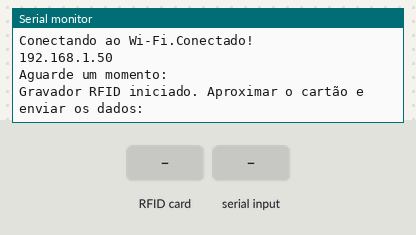
A sketch run on a simulated ESP32. Shown: the last lines printed to the serial monitor. Inputs (shaded band) come from the test bench. WiFi joins after 1.5 s; servers stay silent unless stated; uploads are accepted with an empty reply.

Above: at 7.7 s.
7.8 s: RFID card 5E 7A 19 C4 held to the reader
At 8.4 s:
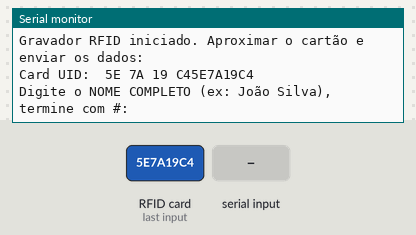
9.3 s: "1#" received over Serial
At 10.5 s:
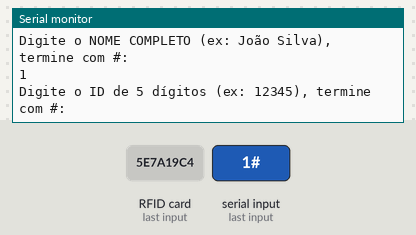
10.8 s: "0#" received over Serial
At 11.6 s:
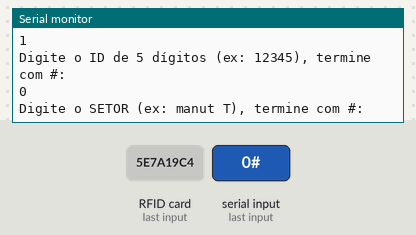
12.3 s: "2#" received over Serial
At 12.9 s:
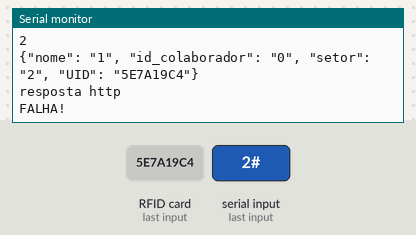
Timing chart, 0 to 15.0 s (numbered marks = the images above; inputs shaded):
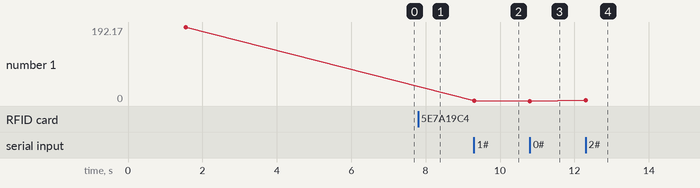

The sketch:

escrever_dados_rfid_wifi.ino
```cpp
#include <SPI.h>
#include <MFRC522.h>
#include "WiFi.h"
#include <HTTPClient.h>

#define RST_PIN         22
#define SS_PIN          21

String url = "http://192.168.0.52:5000/usuarios/";

char* ssid = "Travazap_2G";
char* password = "GED022829";

MFRC522 mfrc522(SS_PIN, RST_PIN);

void setup() {
  Serial.begin(115200);
  SPI.begin(18, 19, 23, SS_PIN);
  mfrc522.PCD_Init();
  WiFi.begin(ssid, password);
  Serial.print("Conectando ao Wi-Fi");
  while(WiFi.status() != WL_CONNECTED){
      Serial.print(".");
      delay(1500);
  }

  Serial.println("Conectado!");
  Serial.println(WiFi.localIP());

  Serial.println("Aguarde um momento:");
  delay(5000);

  Serial.println(F("Gravador RFID iniciado. Aproximar o cartão e enviar os dados:"));
}

void loop() {
  MFRC522::MIFARE_Key key;
  for (byte i = 0; i < 6; i++) key.keyByte[i] = 0xFF;

  if (!mfrc522.PICC_IsNewCardPresent()) return;
  if (!mfrc522.PICC_ReadCardSerial()) return;

  String uid = "";
  Serial.print(F("Card UID: "));
  for (byte i = 0; i < mfrc522.uid.size; i++) {
    Serial.print(mfrc522.uid.uidByte[i] < 0x10 ? " 0" : " ");
    Serial.print(mfrc522.uid.uidByte[i], HEX);
    uid += String(mfrc522.uid.uidByte[i], HEX);
  }
  uid.toUpperCase();
  Serial.println(uid);
  Serial.println();

  byte buffer[34];
  byte len;
  byte block;
  MFRC522::StatusCode status;

  Serial.setTimeout(20000L);

  // ==================== NOME COMPLETO ====================
  Serial.println(F("Digite o NOME COMPLETO (ex: João Silva), termine com #:"));
  len = Serial.readBytesUntil('#', (char *)buffer, 32);
  for (byte i = len; i < 32; i++) buffer[i] = ' ';

  String nome = "";
  for (int i = 0; i < 32; i++) nome += (char)buffer[i];
  nome.trim();  // Remove espaços extras no final

  Serial.println(nome);

  // Bloco 1
  block = 1;
  status = mfrc522.PCD_Authenticate(MFRC522::PICC_CMD_MF_AUTH_KEY_A, block, &key, &(mfrc522.uid));
  if (status != MFRC522::STATUS_OK) {
    Serial.print(F("Erro de autenticação no bloco 1: "));
    Serial.println(mfrc522.GetStatusCodeName(status));
    return;
  }
  status = mfrc522.MIFARE_Write(block, buffer, 16);
  if (status != MFRC522::STATUS_OK) {
    Serial.print(F("Erro ao escrever bloco 1: "));
    Serial.println(mfrc522.GetStatusCodeName(status));
    return;
  }

  // Bloco 2
  block = 2;
  status = mfrc522.PCD_Authenticate(MFRC522::PICC_CMD_MF_AUTH_KEY_A, block, &key, &(mfrc522.uid));
  if (status != MFRC522::STATUS_OK) {
    Serial.print(F("Erro de autenticação no bloco 2: "));
    Serial.println(mfrc522.GetStatusCodeName(status));
    return;
  }
  status = mfrc522.MIFARE_Write(block, &buffer[16], 16);
  if (status != MFRC522::STATUS_OK) {
    Serial.print(F("Erro ao escrever bloco 2: "));
    Serial.println(mfrc522.GetStatusCodeName(status));
    return;
  }

  // ==================== ID ====================
  Serial.println(F("Digite o ID de 5 dígitos (ex: 12345), termine com #:"));
  len = Serial.readBytesUntil('#', (char *)buffer, 16);
  for (byte i = len; i < 16; i++) buffer[i] = ' ';

  String id_colaborador = "";
  for (int i = 0; i < 32; i++) id_colaborador += (char)buffer[i];
  id_colaborador.trim();  // Remove espaços extras no final

  Serial.println(id_colaborador);

  block = 4;
  status = mfrc522.PCD_Authenticate(MFRC522::PICC_CMD_MF_AUTH_KEY_A, block, &key, &(mfrc522.uid));
  if (status != MFRC522::STATUS_OK) {
    Serial.print(F("Erro de autenticação no bloco 4: "));
    Serial.println(mfrc522.GetStatusCodeName(status));
    return;
  }
  status = mfrc522.MIFARE_Write(block, buffer, 16);
  if (status != MFRC522::STATUS_OK) {
    Serial.print(F("Erro ao escrever bloco 4: "));
    Serial.println(mfrc522.GetStatusCodeName(status));
    return;
  }

  // ==================== SETOR ====================
  Serial.println(F("Digite o SETOR (ex: manut T), termine com #:"));
  len = Serial.readBytesUntil('#', (char *)buffer, 16);
  for (byte i = len; i < 16; i++) buffer[i] = ' ';

  String setor = "";
  for (int i = 0; i < 32; i++) setor += (char)buffer[i];
  setor.trim();  // Remove espaços extras no final

  Serial.println(setor);

  block = 5;
  status = mfrc522.PCD_Authenticate(MFRC522::PICC_CMD_MF_AUTH_KEY_A, block, &key, &(mfrc522.uid));
  if (status != MFRC522::STATUS_OK) {
    Serial.print(F("Erro de autenticação no bloco 5: "));
    Serial.println(mfrc522.GetStatusCodeName(status));
    return;
  }
  status = mfrc522.MIFARE_Write(block, buffer, 16);
  if (status != MFRC522::STATUS_OK) {
    Serial.print(F("Erro ao escrever bloco 5: "));
    Serial.println(mfrc522.GetStatusCodeName(status));
    return;
  }

  HTTPClient http;
  http.begin(url);
  http.addHeader("Content-Type", "application/json"); // Tipo de dado que vai enviar
  String body = "{\"nome\": \"" + nome +
                "\", \"id_colaborador\": \"" + id_colaborador +
                "\", \"setor\": \"" + setor +
                "\", \"UID\": \"" + uid + "\"}";;

  Serial.println(body);

  int response = http.POST(body);

  if(response == 201){
    Serial.println("Usuário registrado com sucesso!");
    Serial.println("resposta http" + http.getString());
  }else if(response == 403){
    Serial.println("UID obrigatório!");
    Serial.println("resposta http" + http.getString());
    delay(2000);
  }
  else{
    String resp = http.getString();
    Serial.println("resposta http" + http.getString());
    Serial.println("FALHA!");
    delay(5000);
  }


  Serial.println(F("Todos os dados foram gravados com sucesso!"));
  Serial.println(F("Remova o cartão."));

  mfrc522.PICC_HaltA();
  mfrc522.PCD_StopCrypto1();
}
```

Measured:
- after the input at 7.8 s, the serial monitor: prints a new line at once (image 1)
- after the input at 9.3 s, the serial monitor: prints a new line at once (image 2)
- after the input at 10.8 s, the serial monitor: prints a new line at once (image 3)
- after the input at 12.3 s, the serial monitor: prints a new line at once (image 4)
- plotted number 1: 192.17 → 1 after the input at 9.3 s, 1 → 0 after the input at 10.8 s, 0 → 2 after the input at 12.3 s
